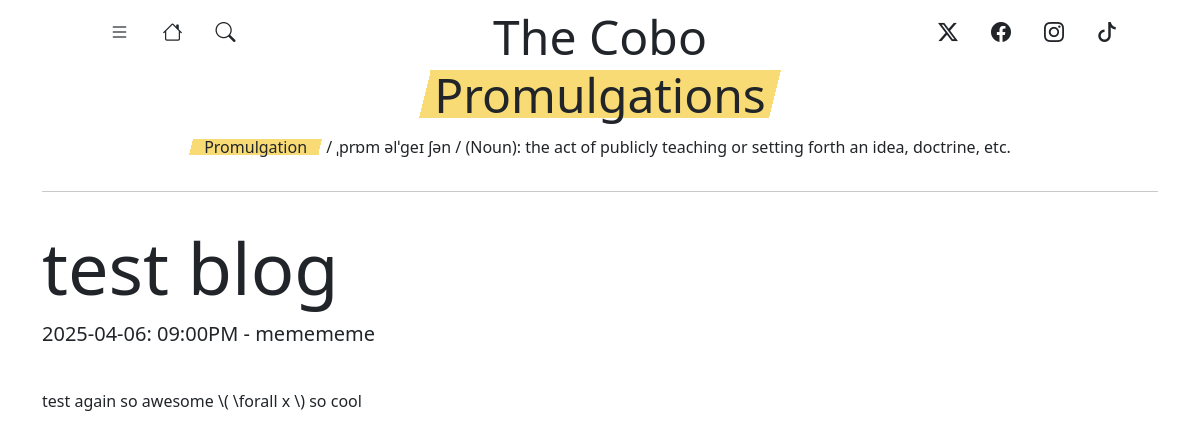
The app's page /blog/5 with its own data.
### flaskapp/models.py (models this page shows, shortened)
class Post(db.Model):
    id = db.Column(db.Integer, primary_key=True)
    title = db.Column(db.String(100), nullable=False)
    date_posted = db.Column(db.DateTime, nullable=False, default=datetime.utcnow)
    content = db.Column(db.Text(1000), nullable=False)
    description = db.Column(db.Text(1000), nullable=False)
    blog_type = db.Column(db.String, nullable=False)
    authors = db.Column(db.String, nullable=False)
    user_id = db.Column(db.Integer, db.ForeignKey('user.id')) # removed a nullable=False argument to allow for deletion of users but may cause bugs idk

### flaskapp/routes.py (the view)
@app.route("/blog/<blog_id>")
def render_blog(blog_id="None"):
    post = Post.query.get_or_404(blog_id)
    return render_template('blog.html', title=post.title, post=post)

### flaskapp/templates/blog.html (shortened to what this page needs)
{% extends 'base.html' %}
{% block content %}
<h1 class="display-2">{{ post.title }}</h1>
<p class="lead">{{ post.date_posted.strftime('%Y-%m-%d: %I:%M%p') }} - {{ post.authors }}</p>
<br>
<p>{{ post.content|safe }}</p>
{% endblock %}

### records on screen
Post: title "test blog", date_posted "2025-04-06: 09:00PM", authors "memememe", content "test again so awesome \\( \\forall x \\) so cool"
